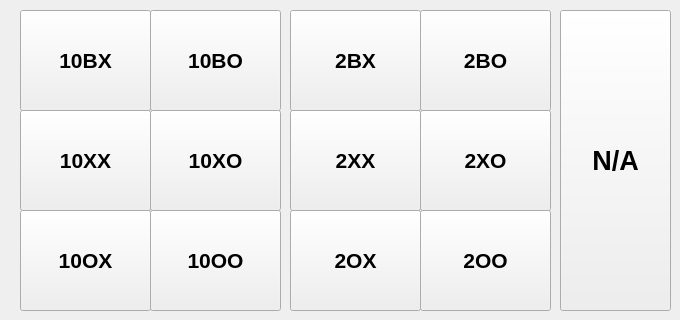
      <widget class="QWidget" name="tab_6">
       <attribute name="title">
        <string>Session</string>
       </attribute>
       <widget class="QPushButton" name="button_set_session_10bx">
        <property name="geometry">
         <rect>
          <x>20</x>
          <y>10</y>
          <width>131</width>
          <height>101</height>
         </rect>
        </property>
        <property name="font">
         <font>
          <pointsize>16</pointsize>
          <bold>true</bold>
         </font>
        </property>
        <property name="text">
         <string>10BX</string>
        </property>
       </widget>
       <widget class="QPushButton" name="button_set_session_10xx">
        <property name="geometry">
         <rect>
          <x>20</x>
          <y>110</y>
          <width>131</width>
          <height>101</height>
         </rect>
        </property>
        <property name="font">
         <font>
          <pointsize>16</pointsize>
          <bold>true</bold>
         </font>
        </property>
        <property name="text">
         <string>10XX</string>
        </property>
       </widget>
       <widget class="QPushButton" name="button_set_session_na">
        <property name="geometry">
         <rect>
          <x>560</x>
          <y>10</y>
          <width>111</width>
          <height>301</height>
         </rect>
        </property>
        <property name="font">
         <font>
          <pointsize>20</pointsize>
          <bold>true</bold>
         </font>
        </property>
        <property name="text">
         <string>N/A</string>
        </property>
       </widget>
       <widget class="QPushButton" name="button_set_session_10ox">
        <property name="geometry">
         <rect>
          <x>20</x>
          <y>210</y>
          <width>131</width>
          <height>101</height>
         </rect>
        </property>
        <property name="font">
         <font>
          <pointsize>16</pointsize>
          <bold>true</bold>
         </font>
        </property>
        <property name="text">
         <string>10OX</string>
        </property>
       </widget>
       <widget class="QPushButton" name="button_set_session_10bo">
        <property name="geometry">
         <rect>
          <x>150</x>
          <y>10</y>
          <width>131</width>
          <height>101</height>
         </rect>
        </property>
        <property name="font">
         <font>
          <pointsize>16</pointsize>
          <bold>true</bold>
         </font>
        </property>
        <property name="text">
         <string>10BO</string>
        </property>
       </widget>
       <widget class="QPushButton" name="button_set_session_10xo">
        <property name="geometry">
         <rect>
          <x>150</x>
          <y>110</y>
          <width>131</width>
          <height>101</height>
         </rect>
        </property>
        <property name="font">
         <font>
          <pointsize>16</pointsize>
          <bold>true</bold>
         </font>
        </property>
        <property name="text">
         <string>10XO</string>
        </property>
       </widget>
       <widget class="QPushButton" name="button_set_session_10oo">
        <property name="geometry">
         <rect>
          <x>150</x>
          <y>210</y>
          <width>131</width>
          <height>101</height>
         </rect>
        </property>
        <property name="font">
         <font>
          <pointsize>16</pointsize>
          <bold>true</bold>
         </font>
        </property>
        <property name="text">
         <string>10OO</string>
        </property>
       </widget>
       <widget class="QPushButton" name="button_set_session_2ox">
        <property name="geometry">
         <rect>
          <x>290</x>
          <y>210</y>
          <width>131</width>
          <height>101</height>
         </rect>
        </property>
        <property name="font">
         <font>
          <pointsize>16</pointsize>
          <bold>true</bold>
         </font>
        </property>
        <property name="text">
         <string>2OX</string>
        </property>
       </widget>
       <widget class="QPushButton" name="button_set_session_2xo">
        <property name="geometry">
         <rect>
          <x>420</x>
          <y>110</y>
          <width>131</width>
          <height>101</height>
         </rect>
        </property>
        <property name="font">
         <font>
          <pointsize>16</pointsize>
          <bold>true</bold>
         </font>
        </property>
        <property name="text">
         <string>2XO</string>
        </property>
       </widget>
       <widget class="QPushButton" name="button_set_session_2xx">
        <property name="geometry">
         <rect>
          <x>290</x>
          <y>110</y>
          <width>131</width>
          <height>101</height>
         </rect>
        </property>
        <property name="font">
         <font>
          <pointsize>16</pointsize>
          <bold>true</bold>
         </font>
        </property>
        <property name="text">
         <string>2XX</string>
        </property>
       </widget>
       <widget class="QPushButton" name="button_set_session_2bx">
        <property name="geometry">
         <rect>
          <x>290</x>
          <y>10</y>
          <width>131</width>
          <height>101</height>
         </rect>
        </property>
        <property name="font">
         <font>
          <pointsize>16</pointsize>
          <bold>true</bold>
         </font>
        </property>
        <property name="text">
         <string>2BX</string>
        </property>
       </widget>
       <widget class="QPushButton" name="button_set_session_2bo">
        <property name="geometry">
         <rect>
          <x>420</x>
          <y>10</y>
          <width>131</width>
          <height>101</height>
         </rect>
        </property>
        <property name="font">
         <font>
          <pointsize>16</pointsize>
          <bold>true</bold>
         </font>
        </property>
        <property name="text">
         <string>2BO</string>
        </property>
       </widget>
       <widget class="QPushButton" name="button_set_session_2oo">
        <property name="geometry">
         <rect>
          <x>420</x>
          <y>210</y>
          <width>131</width>
          <height>101</height>
         </rect>
        </property>
        <property name="font">
         <font>
          <pointsize>16</pointsize>
          <bold>true</bold>
         </font>
        </property>
        <property name="text">
         <string>2OO</string>
        </property>
       </widget>
      </widget>
